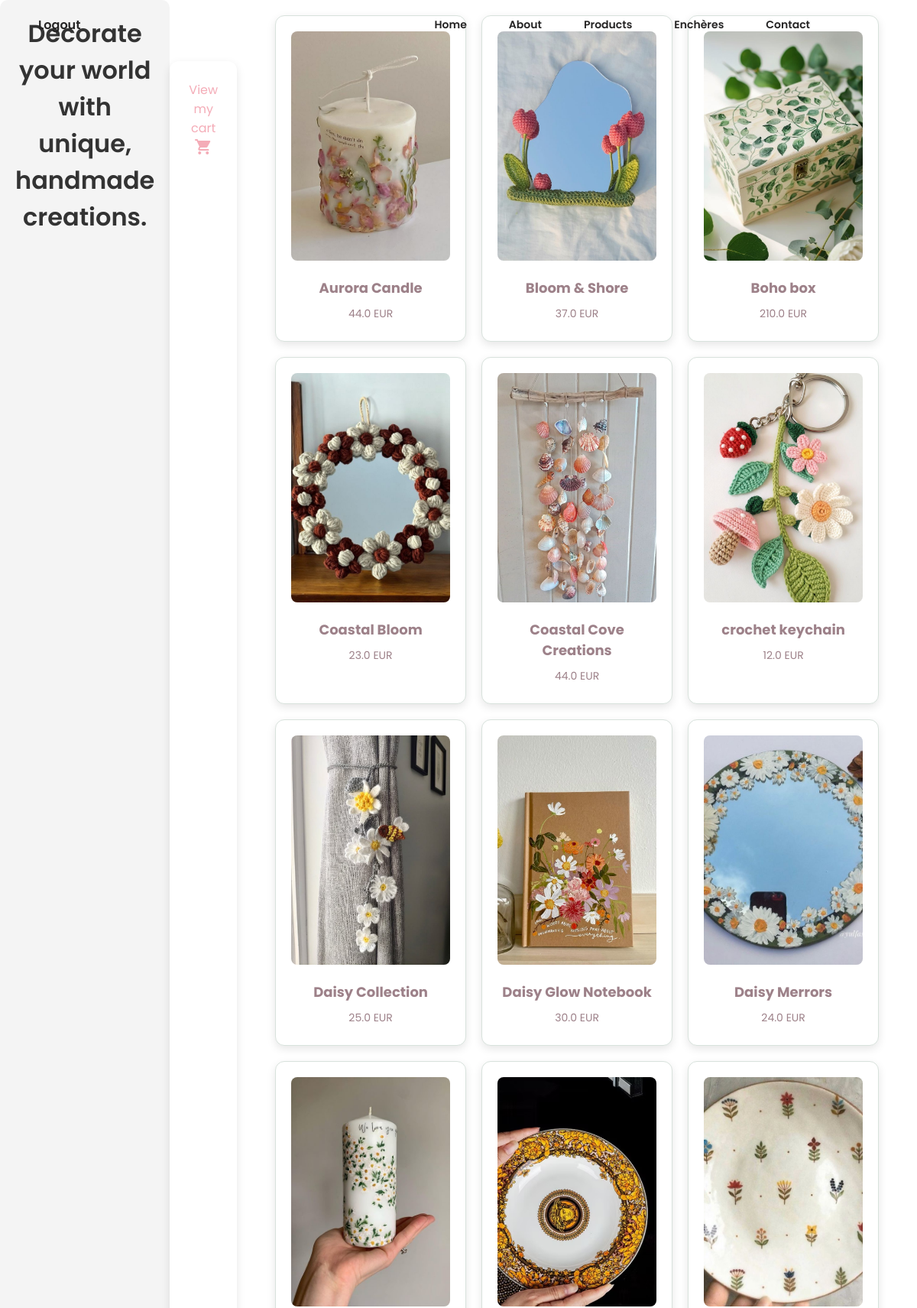
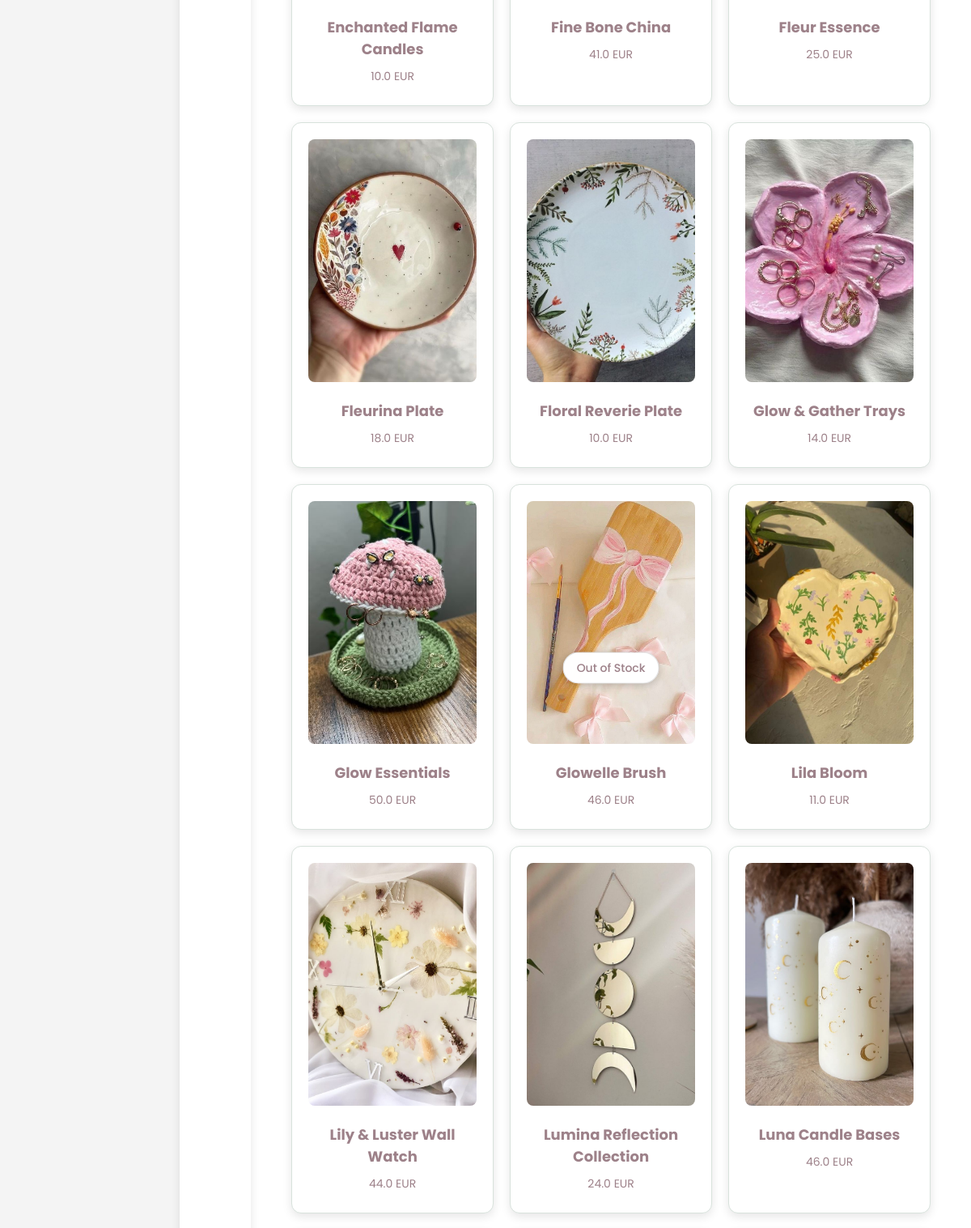
Page /home_user (signed in, upper part) on the committed database (2 pictures, top to bottom).
### tables this page shows
CREATE TABLE products (
            id INTEGER PRIMARY KEY AUTOINCREMENT,
            name TEXT NOT NULL,
            price REAL NOT NULL,
            stock INTEGER NOT NULL,
            image_url TEXT
        );

### app.py (the view)
@app.route("/home_user")
@login_required
def index_user():
    print("User authenticated:", current_user.is_authenticated)
    print("Session Data:", session)  # Debug session contents
    print(
        "Current User ID:", session.get("_user_id")
    )  # Flask-Login stores user_id here
    conn = get_db()
    products = conn.execute("SELECT * FROM products").fetchall()
    conn.close()
    products = [dict(product) for product in products]
    return render_template("index.html", products=products)

### app.py (called while the page is built)
@login_manager.user_loader
def load_user(user_id):
    conn = get_db()
    user = conn.execute("SELECT * FROM users WHERE id = ?", (user_id,)).fetchone()
    conn.close()
    if user:
        return User(
            user["id"],
            user["FirstName"],
            user["LastName"],
            user["Email"],
            user["phoneNum"],
            user["password"],
            user["is_admin"],
        )
    return None

def get_db():
    conn = sqlite3.connect("database.db")
    conn.row_factory = sqlite3.Row
    return conn

### templates/index.html (shortened to what this page needs)
<!DOCTYPE html>
<html lang="fr">
<head>
    <link rel="stylesheet" href="{{ url_for('static', filename='styles.css') }}" />
    <link rel="stylesheet" href="{{ url_for('static', filename='admin_enchere.css') }}" />
</head>
<body>
    <header class="welcome-section">
    <div id="navbar">
      <a href="{{ url_for('logout') }}" class="logout-text">Logout</a>
      <nav>
        <ul >
          <li><a href="{{ url_for('home') }}">Home</a></li>
          <li><a href="{{ url_for('home') }}#about">About</a></li>
          <li><a href="{{ url_for('index_user') }}">Products</a></li>
          <li><a href="{{ url_for('encher_user') }}">Enchères</a></li>
          <li><a href="{{ url_for('contact_us') }}">Contact</a></li>
      </ul>
  </nav>
  </div>
    </header>
    <div class="slogan">
      <p>Decorate your world with unique, handmade creations.</p>
  </div>
    <div class="cart-container">
      <a href="{{ url_for('view_cart') }}" class="cart-link">
        View my cart  <span class="material-icons">shopping_cart</span>
    </a>
    </div>
    <div class="product-container">
        {% for product in products %}
        <div class="product-card {% if product.stock == 0 %}out-of-stock{% endif %}">
          <a href="{{ url_for('product_detail', product_id=product.id) }}">
            <img src="{{ url_for('static', filename= product.image_url ) }}" alt="{{ product.name }}" />
            <h3>{{ product.name }}</h3>
            <p>{{ product.price }} EUR</p>
          </a>
        </div>
        {% endfor %}
    </div>
</body>
</html>

### static/styles.css (style rules this page uses)
body { font-family: "Poppins", sans-serif; background-color: #f4f4f4; margin: 0; padding: 0px; text-align: center; color: #9d8189; }
a { text-decoration: none; color: #f4acb7; transition: color 0.3s ease; }
.product-container { display: flex; flex-wrap: wrap; justify-content: center; gap: 20px; padding: 20px; position: relative; transition: filter 0.3s ease; }
.product-card { width: 250px; padding: 20px; border: 1px solid #d8e2dc; border-radius: 12px; box-shadow: 0 4px 12px rgba(0, 0, 0, 0.1); text-align: center; background-color: #ffffff; transition: transform 0.3s ease, box-shadow 0.3s ease; }
.product-card img { width: 100%; height: 300px; object-fit: cover; border-radius: 8px; }
.product-card h3 { margin: 15px 0 10px; font-size: 18px; color: #9d8189; }
.product-card p { margin: 5px 0; color: #9d8189; font-size: 14px; }
.cart-container { max-width: 1000px; margin: 0 auto; background-color: #ffffff; padding: 25px; border-radius: 12px; box-shadow: 0 4px 12px rgba(0, 0, 0, 0.1); margin-top: 80px; }
#navbar { position: fixed; top: 0; left: 0; width: 100%; z-index: 1000; display: flex; justify-content: space-between; align-items: center; padding: 10px 20px; }
.logout-text { color: rgb(37, 36, 36); font-weight: 600; padding: 10px 20px; margin-left: 10px; transition: border-bottom 0.3s ease-in-out; }
#navbar ul { display: flex; gap: 15px; margin-right: 100px; }
#navbar ul li a { padding: 15px 20px; color: rgb(37, 36, 36); font-weight:600; transition: border-bottom 0.3s ease-in-out; }
.welcome-section { background-image: url("../static/welcome.jpg"); background-size: cover; background-position: top; height: 300px; display: flex; align-items: flex-end; justify-content: center; text-align: center; padding-bottom: 40px; }
.slogan { background-color: #f4f4f4; padding: 20px; border-radius: 10px; }
.slogan p { font-size: 2em; margin: 0; color: #333; font-weight: 600; }
ul { list-style: none; padding: 0; margin: 0; }
ul li { padding: 5px 0; color: #9d8189; font-size: 14px; }

### static/admin_enchere.css (style rules this page uses)
* { box-sizing: border-box; margin: 0; padding: 0; }
body { font-family: "Poppins", sans-serif; display: flex; min-height: 100vh; color: #9d8189; background-color: #ffffff; }

### rows in the picture
products: image_url+name (picture), name "Aurora Candle", price "44.0"
products: image_url+name (picture), name "Bloom & Shore", price "37.0"
products: image_url+name (picture), name "Boho box", price "210.0"
products: image_url+name (picture), name "Coastal Bloom", price "23.0"
products: image_url+name (picture), name "Coastal Cove Creations", price "44.0"
products: image_url+name (picture), name "crochet keychain", price "12.0"
products: image_url+name (picture), name "Daisy Collection", price "25.0"
products: image_url+name (picture), name "Daisy Glow Notebook", price "30.0"
products: image_url+name (picture), name "Daisy Merrors", price "24.0"
products: image_url+name (picture), name "Enchanted Flame Candles", price "10.0"
products: image_url+name (picture), name "Fine Bone China", price "41.0"
products: image_url+name (picture), name "Fleur Essence", price "25.0"
products: image_url+name (picture), name "Fleurina Plate", price "18.0"
products: image_url+name (picture), name "Floral Reverie Plate", price "10.0"
products: image_url+name (picture), name "Glow & Gather Trays", price "14.0"
products: image_url+name (picture), name "Glow Essentials", price "50.0"
products: image_url+name (picture), name "Glowelle Brush", price "46.0"
products: image_url+name (picture), name "Lila Bloom", price "11.0"
products: image_url+name (picture), name "Lily & Luster Wall Watch", price "44.0"
products: image_url+name (picture), name "Lumina Reflection Collection", price "24.0"
products: image_url+name (picture), name "Luna Candle Bases", price "46.0"
